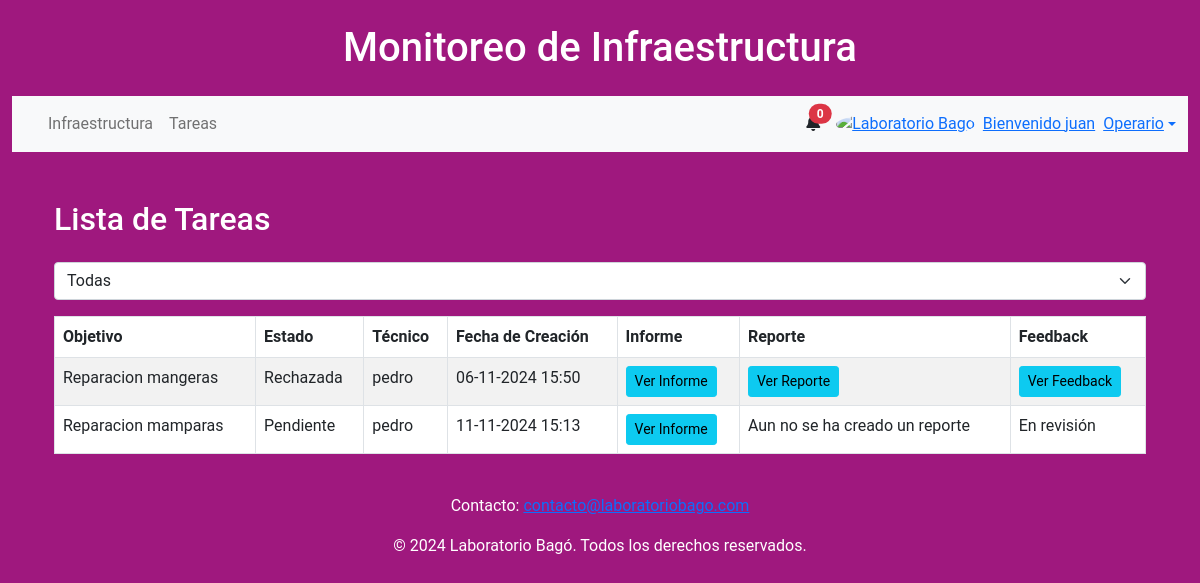
Before: /dashboard/listar_tareas (signed in) with the older database file.
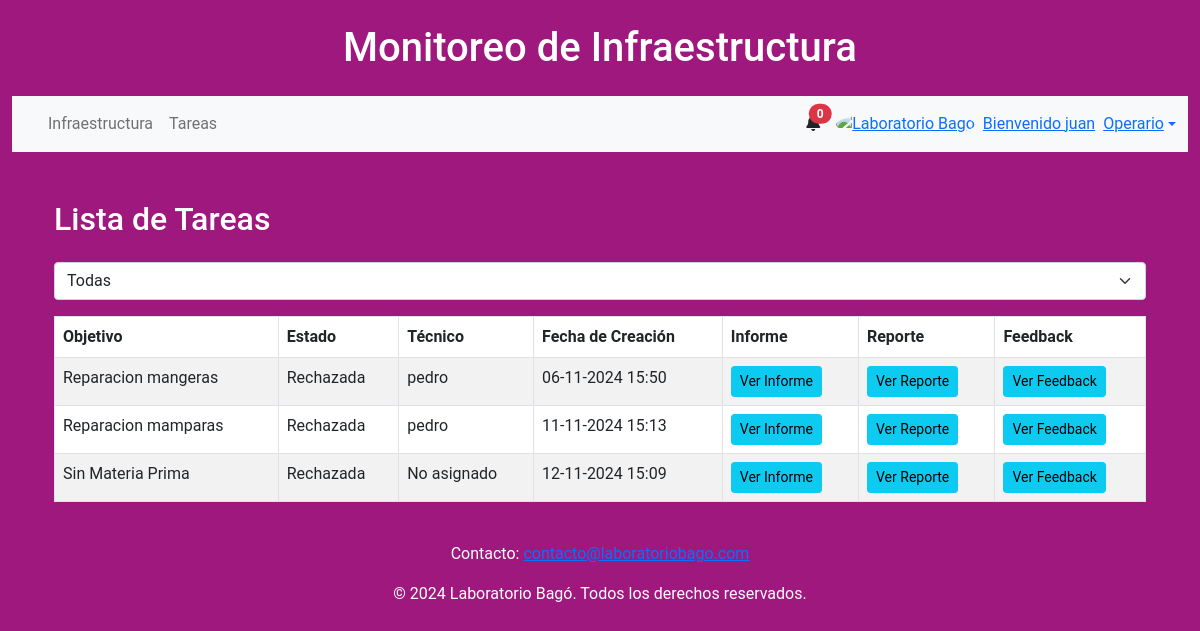
After: the same page with the newer database file.
### app/models.py (models this page shows, shortened)
class Tarea(models.Model):
    informe = models.ForeignKey(InformeCondiciones, on_delete=models.CASCADE)
    objetivo = models.TextField(null=True, blank=True)
    estado = models.ForeignKey(Estado, on_delete=models.SET_NULL, null=True, blank=True)
    tecnico = models.ForeignKey(User, on_delete=models.SET_NULL, null=True, blank=True)
    createdAt = models.DateTimeField(auto_now_add=True)

class Estado(models.Model):
    nombre = models.CharField(max_length=50, unique=True)
    def __str__(self):
        return self.nombre

### app/views.py (the view)
# urls.py: path('dashboard/listar_tareas', listar_tareas, name='listar_tareas'),
@login_required
def listar_tareas(request):
    estado_selec = request.GET.get('estado', 'todos')
    estados_validos = ['Pendiente', 'En Curso', 'Completada', 'Rechazada' ,'Archivar']
    tareas = Tarea.objects.none()  # Inicializa con un QuerySet vacío
    is_superuser = request.user.is_superuser
    is_tecnico = request.user.groups.filter(name='Técnico').exists()
    is_externo = request.user.groups.filter(name='Externo').exists()
    is_supervisor = request.user.groups.filter(name='Supervisor').exists()
    is_operario = request.user.groups.filter(name='Operario').exists()
    if is_superuser:
        if estado_selec == 'todos':
            tareas = Tarea.objects.all()
        elif estado_selec in estados_validos:
            tareas = Tarea.objects.filter(estado__nombre=estado_selec)
    elif is_tecnico or is_externo:
        if estado_selec == 'todos':
            tareas = Tarea.objects.filter(tecnico=request.user)
        elif estado_selec in estados_validos:
            tareas = Tarea.objects.filter(tecnico=request.user, estado__nombre=estado_selec)
    elif is_supervisor or is_operario:
        if estado_selec == 'todos':
            tareas = Tarea.objects.filter(informe__user=request.user)
        elif estado_selec in estados_validos:
            tareas = Tarea.objects.filter(informe__user=request.user, estado__nombre=estado_selec)
    return render(request, "app/dashboard/listar_tareas.html", {
        'tareas': tareas,
        'estado_selec': estado_selec,
        'es_superusuario': is_superuser,
        'es_tecnico': is_tecnico,
        'es_externo': is_externo,
        'es_supervisor': is_supervisor,
        'es_operario': is_operario,
    })

### app/context_processors.py (called while the page is built)
def user_groups(request):
    if request.user.is_authenticated:
        username = request.user.username
        grupos = request.user.groups.values_list('name', flat=True)
    else:
        username = None
        grupos = []
    return {
        'username': username,
        'grupos': grupos,
    }

def notificaciones(request):
    if request.user.is_authenticated:
        notificaciones = Notificacion.objects.filter(user=request.user, leido=False).order_by('-createdAt')[:3]
    else:
        notificaciones = []
    return {'notificaciones': notificaciones}

### app/templates/app/dashboard/listar_tareas.html (shortened to what this page needs)
{% extends '../base.html' %}
{% block content %}
<div class="container mt-5 text-white">
    <h2 class="mb-4">Lista de Tareas</h2>
    <form method="get" action="{% url 'listar_tareas' %}">
        <div class="input-group mb-3">
            <select name="estado" id="estadoSelect" class="form-select" onchange="this.form.submit()">
                <option value="todos" {% if estado_selec == 'todos' %}selected{% endif %}>Todas</option>
            </select>
        </div>
    </form>
    <div class="table-responsive">
        <table class="table table-bordered table-striped bg-white">
            <thead>
                <tr>
                    <th>Objetivo</th>
                    <th>Estado</th>
                    <th>Técnico</th>
                    <th>Fecha de Creación</th>
                    <th>Informe</th>
                    <th>Reporte</th>
                    <th>Feedback</th>
                </tr>
            </thead>
            <tbody>
                {% for tarea in tareas %}
                    <tr>
                        <td>{{ tarea.objetivo }}</td>
                        <td>{{ tarea.estado }}</td>
                        <td>
                            {% if tarea.tecnico %}
                                {{ tarea.tecnico.username }}
                            {% else %}
                                No asignado
                            {% endif %}
                        </td>
                        <td>{{ tarea.createdAt|date:"d-m-Y H:i" }}</td>
                        <td>
                            {% if tarea.informe %}
                                <a href="{% url 'detalle_informe' tarea.informe.id %}" class="btn btn-info btn-sm">Ver Informe</a>
                            {% else %}
                                Sin Informe
                            {% endif %}
                        </td>
                        <td>
                            {% if es_superusuario or es_operario or es_supervisor %}
                                {% if tarea.reporte %}
                                    <a href="{% url 'detalle_reporte' tarea.reporte.id %}" class="btn btn-info btn-sm">Ver Reporte</a>
                                {% else %}
                                    Aun no se ha creado un reporte
                                {% endif %}
                            {% elif es_tecnico or es_externo %}
                                {% if tarea.reporte %}
                                    <a href="{% url 'detalle_reporte' tarea.reporte.id %}" class="btn btn-info btn-sm">Ver Reporte</a>
                                {% else %}
                                    <a href="{% url 'reporte' %}?tarea_id={{ tarea.id }}" class="btn btn-info btn-sm">Crear Reporte</a>
                                {% endif %}
                            {% else %}
                                Sin Reporte
                            {% endif %}
                        </td>
                        <td>
                        {% if es_superusuario %}
                            {% if tarea.feedback %}
                                <a href="{% url 'detalle_feedback' tarea.feedback.id %}" class="btn btn-info btn-sm">Ver Feedback</a>
                            {% else %}
                                No hay Feedback creado
                            {% endif %}
                        {% elif es_tecnico or es_externo %}
                            {% if tarea.feedback %}
                                <a href="{% url 'detalle_feedback' tarea.feedback.id %}" class="btn btn-info btn-sm">Ver Feedback</a>
                            {% else %}
                                En revisión
                            {% endif %}
                        {% elif es_operario or es_supervisor %}
                            {% if tarea.reporte %}
                                {% if tarea.feedback %}
                                   <a href="{% url 'detalle_feedback' tarea.feedback.id %}" class="btn btn-info btn-sm">Ver Feedback</a>
                                {% else %}
                                    <a href="{% url 'feedback' %}?tarea_id={{ tarea.id }}" class="btn btn-info">Crear Feedback</a>
                                {% endif %}
                            {% else %}
                                En revisión
                            {% endif %}
                        {% endif %}
                        </td>
                    </tr>
                {% empty %}
                    <tr>
                        <td colspan="7" class="text-center">No hay tareas disponibles.</td>
                    </tr>
                {% endfor %}
            </tbody>
        </table>
    </div>
</div>
{% endblock %}

### app/templates/app/base.html (shortened to what this page needs)
{% load static %}
<!DOCTYPE html>
<html lang="es">
<head>
    <link
      href="https://cdnjs.cloudflare.com/ajax/libs/font-awesome/6.0.0/css/all.min.css"
      rel="stylesheet"
    />
    <link href="https://cdn.jsdelivr.net/npm/bootstrap@5.0.2/dist/css/bootstrap.min.css" rel="stylesheet">
    <link
      href="{% static 'css/style.css' %}"
      rel="stylesheet"
    />
</head>
<body class="Body-base" style="font-family: 'Roboto', monospace;">
<div class="container-fluid">
    <header class="text-center my-4">
        <h1>Monitoreo de Infraestructura</h1>
    </header>
    <nav class="navbar navbar-expand-lg navbar-light bg-light">
        <div class="container-fluid">
            {% if user.is_authenticated %}
            <div class="collapse navbar-collapse" id="navbarSupportedContent">
                <ul class="navbar-nav me-auto mb-2 mb-lg-0">
                    <li class="nav-item">
                    {% if not user.is_superuser %}
                        <a class="nav-link" href="/infraestructura/InformeCondiciones">Infraestructura</a>
                    </li>
                    {% endif %}
                    <li class="nav-item">
                        <a class="nav-link" href="/dashboard/listar_tareas">Tareas</a>
                    </li>
                </ul>
            </div>
            <div class="d-flex align-items-center">
                <div class="dropdown">
                    <a
                        class="text-reset me-3 position-relative"
                        id="navbarDropdownMenuLink"
                        role="button"
                        data-bs-toggle="dropdown"
                        aria-expanded="false"
                        aria-label="Notifications"
                    >
                        <i class="fas fa-bell" aria-hidden="true"></i>
                        <span class="position-absolute top-0 start-100 translate-middle badge rounded-pill bg-danger">
                            {{ notificaciones|length }}
                        </span>
                    </a>
                </div>
            </div>
                <div class="dropdown">
                    <a
                        class="dropdown-toggle d-flex align-items-center"
                        href="#"
                        id="navbarDropdownMenuAvatar"
                        role="button"
                        data-bs-toggle="dropdown"
                        aria-expanded="false"
                    >
                        <img
                            src="https://bagochile.cl/wp-content/uploads/2023/05/cropped-SIMBOLO-LOGO-BAGO-OFF.jpg"
                            class="rounded-circle"
                            height="25"
                            alt="Laboratorio Bago"
                            loading="lazy"
                        />
                        {% if username %}
                                <span class="ms-2">Bienvenido {{ username }}</span>
                            {% if grupos %}
                                {% for grupo in grupos %}
                                    <span class="ms-2">{{ grupo }} </span>
                                {% endfor %}
                            {% else %}
                                <span class="ms-2">Admin</span>
                            {% endif %}
                        {% endif %}
                    </a>
                </div>
                {% else %}
                <div>
                    <a href="{% url 'login' %}" class="btn btn-outline btn-rounded">Login</a>
                    <a href="{% url 'registro' %}" class="btn btn-outline btn-rounded">Registrarse</a>
                </div>
                {% endif %}
            </div>
        </div>
    <div class="container my-4">
        {% block content %}{% endblock content %}
    </div>
    <footer class="text-center mt-4">
        <p>Contacto: <a href="mailto:contacto@laboratoriobago.com">contacto@laboratoriobago.com</a></p>
        <p>&copy; 2024 Laboratorio Bagó. Todos los derechos reservados.</p>
    </footer>
</body>
</html>

### app/static/css/style.css (style rules this page uses)
.Body-base { background-color: #9f187e; }
header { color:white }
footer { color:white }

Changed rows visible on the page:
changed Tarea "Reparacion mamparas": estado "Pendiente" → "Rechazada"; text "Aun no se ha creado un reporte En revisión" → "Ver Reporte Ver Feedback"
added Tarea: objetivo "Sin Materia Prima", estado "Rechazada", shows "No asignado", createdAt "12-11-2024 15:09", shows "Ver Informe", shows "Ver Reporte", shows "Ver Feedback"
